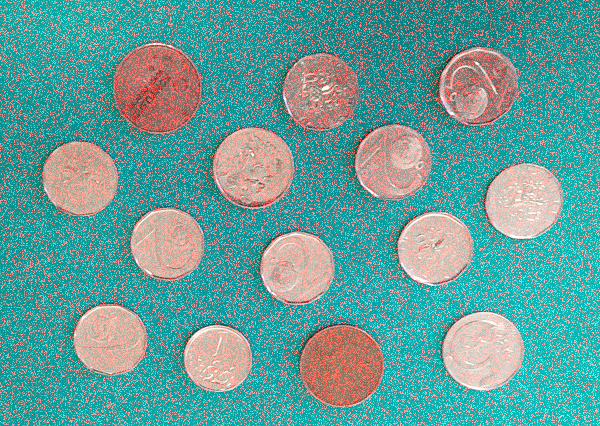
#> input picture Image Processing 2/cv5/data/pvi_cv05_mince_noise.png, 600 x 426 px
$ python main.py
#> lines starting #> are read from the running program, lines starting #| are printed output that depends on the picture; after the words box and inside, x2 and y2 are one past the last pixel; in counts of white or black regions, pixels touching at a corner belong together
import os
import cv2 as cv
import numpy as np
import matplotlib.pyplot as plt
from scipy.ndimage import label


def process_image(path):
    """Processes image for object labeling"""
#> called with path = 'data/pvi_cv05_mince_noise.png'
    # Load image and convert to gray and hue
    image_bgr = cv.imread(path)
#> image_bgr is the input picture: shape (426, 600, 3); mean B, G, R 154, 157.3, 101.5
    image_rgb = cv.cvtColor(image_bgr, cv.COLOR_BGR2RGB)
    image_gr = cv.cvtColor(image_bgr, cv.COLOR_BGR2GRAY)
    image_hue = cv.cvtColor(image_bgr, cv.COLOR_BGR2HSV)[:,:,0]
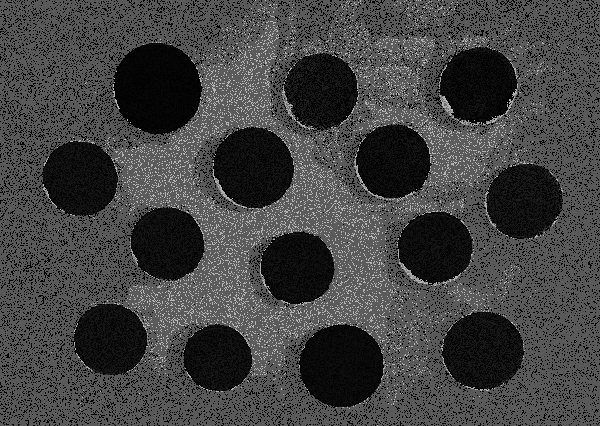
#> image_hue: shape (426, 600); min 0, max 179, mean 65.5

    # Prepare hue mask
    hue_mask = mask_calculation(image_gr, image_hue)

    # Label objects
    classification(image_rgb, hue_mask, 3)

def mask_calculation(image_gr, image_hue):
    """Calculate grayscale and hue masks"""
    # Calculate hists
    hist_gr = cv.calcHist([image_gr], [0], None, [256], [0,256])
#> hist_gr = 256 values, max 5841 at index 109, min 0 at index 0, mean 998.4
    hist_hue = cv.calcHist([image_hue], [0], None, [256], [0,256])
#> hist_hue = 256 values, max 85124 at index 90, min 0 at index 29, mean 998.4

    # Treshold into binary images
    _, binary_gr = cv.threshold(image_gr, 150, 1, cv.THRESH_BINARY)
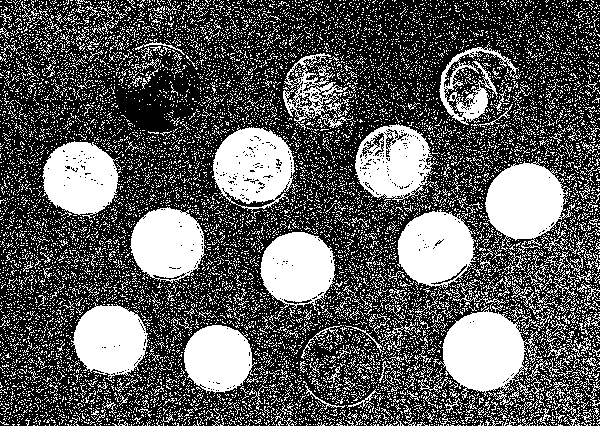
#> binary_gr: shape (426, 600); values 0 (black) and 1 (white), 36.1% white; 12517 white regions (12230 under 20 px), largest, box (x1, y1, x2, y2) and area: (433, 307, 542, 405) 5550, (485, 157, 573, 252) 4864, (212, 125, 296, 213) 4734
    _, binary_hue = cv.threshold(image_hue, 80, 1, cv.THRESH_BINARY_INV)
#> binary_hue: shape (426, 600); values 0 (black) and 1 (white), 35.6% white; 10377 white regions (10332 under 20 px), largest, box (x1, y1, x2, y2) and area: (109, 42, 203, 138) 6467, (295, 324, 384, 408) 5583, (207, 127, 294, 208) 5088

    # Display
    figure = plt.figure("Simple thresholding", figsize=(10,10))
    figure.tight_layout()

    plt.subplot(3,3,1)
    plt.imshow(image_gr, cmap='gray')
    plt.title("Gray Image")
    plt.colorbar()

    plt.subplot(3,3,2)
    plt.plot(hist_gr)
    plt.title("Gray Image Histogram")

    plt.subplot(3,3,3)
    plt.imshow(binary_gr, cmap="jet")
    plt.title("Binary Image from Gray")
    plt.colorbar()

    plt.subplot(3,3,4)
    plt.imshow(image_hue, cmap="jet")
    plt.title("Hue Image")
    plt.colorbar()

    plt.subplot(3,3,5)
    plt.plot(hist_hue)
    plt.title("Hue Image Histogram")

    plt.subplot(3,3,6)
    plt.imshow(binary_hue, cmap="jet")
    plt.title("Binary Image from Hue")
    plt.colorbar()

    plt.show()
#> figure, not shown here; panel 3: curve peaks at x = 109, y = 5841; panel 8: curve peaks at x = 90, y = 85124

    return binary_hue

def classification(image, hue_mask, kernel_size=5):
    """Complete classification task"""
#> called with kernel_size = 3
    # Morphology
    kernel = cv.getStructuringElement(cv.MORPH_RECT, (kernel_size, kernel_size))
    opened = cv.morphologyEx(hue_mask, cv.MORPH_OPEN, kernel)
#> opened: shape (426, 600); values 0 (black) and 1 (white), 25% white; 14 white regions, largest, box (x1, y1, x2, y2) and area: (113, 43, 202, 135) 6309, (299, 325, 384, 407) 5494, (213, 127, 294, 208) 5024
    display_morphology(hue_mask, opened)

    # Region Coloring
    BWLabel, ncc = label(opened)
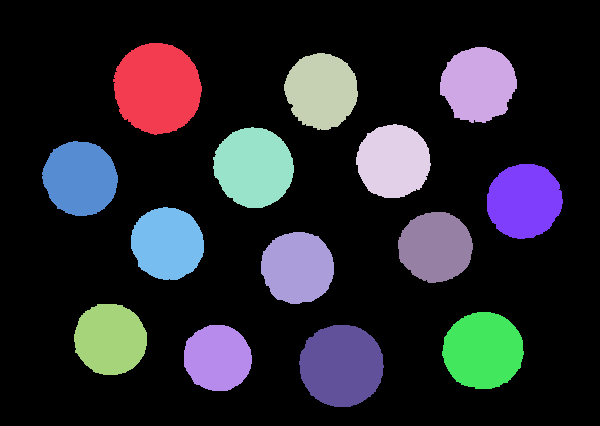
#> BWLabel: shape (426, 600) int32; 15 distinct labels, from 0 to 14; one colour per label, 0 black
#> ncc = 14
    display_coloring(opened, BWLabel)

    # Regions
    regions = find_regions(BWLabel, ncc)
    display_counts(image, regions)

    # Labeling
    display_labels(image, regions)

def display_morphology(initial, post_morphology):
    """Display morphology operation result"""
    figure = plt.figure("Morphology")

    plt.subplot(1,2,1)
    plt.imshow(initial, cmap="jet")
    plt.title("Binary Image from Hue")
    plt.colorbar()

    plt.subplot(1,2,2)
    plt.imshow(post_morphology, cmap="jet")
    plt.title("Binary Image from Hue - Opening")
    plt.colorbar()

    plt.show()

def display_coloring(initial, colored):
    """Display region coloring result"""
    figure = plt.figure("Morphology")

    plt.subplot(1,2,1)
    plt.imshow(initial, cmap="jet")
    plt.title("Binary Image from Hue - Opening")
    plt.colorbar()

    plt.subplot(1,2,2)
    plt.imshow(colored, cmap="jet")
    plt.title("Binary Image from Hue - Label")
    plt.colorbar()

    plt.show()
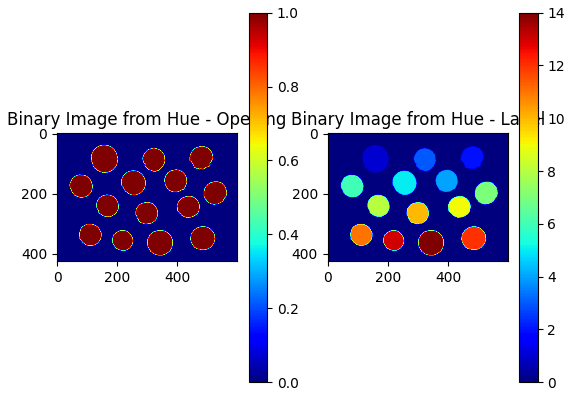
#> figure drawn by matplotlib, 4 panels

def find_regions(labeled: np.ndarray, label_count):
    """Find region centroids and areas"""
#> called with label_count = 14
    regions = []
    # Create a region dict for each label
    for label in range(1,label_count+1):

        # Binary mask for label
        mask = (labeled == label).astype(np.uint8)

        # Calculate label area
        area = np.sum(mask)

        # Get all nonzero indices for each dimension
        ys, xs = np.nonzero(mask)

        # Calculate centroid coordinates
        x = np.mean(xs)
        y = np.mean(ys)

        # Save into a dict
        region = {
            "area": area,
            "centroid": (y,x)
        }
        regions.append(region)
#> this loop made 14 passes
#> (area, x, y, region) on passes 1 to 10: (6309, 157, 87.86, {'area': 6309, 'centroid': (87.86, 157)}), (4434, 478.1, 83.92, {'area': 4434, 'centroid': (83.92, 478.1)}), (4331, 321.1, 90.4, {'area': 4331, 'centroid': (90.4, 321.1)}), (4310, 393, 160.9, {'area': 4310, 'centroid': (160.9, 393)}), (5024, 253.4, 166.9, {'area': 5024, 'centroid': (166.9, 253.4)}), (4397, 79.83, 178, {'area': 4397, 'centroid': (178, 79.83)}), (4466, 523.9, 200.6, {'area': 4466, 'centroid': (200.6, 523.9)}), (4183, 167.1, 243.1, {'area': 4183, 'centroid': (243.1, 167.1)}), (4123, 435.2, 246.6, {'area': 4123, 'centroid': (246.6, 435.2)}), (4158, 297.2, 267.3, {'area': 4158, 'centroid': (267.3, 297.2)})
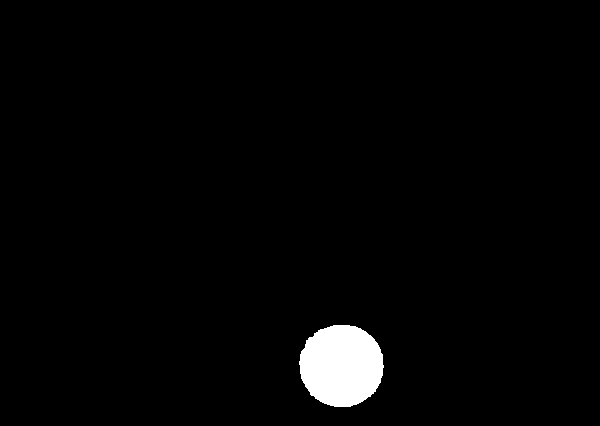
#> mask: shape (426, 600); values 0 (black) and 1 (white), 2.1% white; 1 white region, box (x1, y1, x2, y2) and area: (299, 325, 384, 407) 5494
#> after the loop, regions = 14 items

    return regions

def display_counts(image, regions):
    """Displays pixel count for each object"""
    image = image.copy()
    font = cv.FONT_HERSHEY_SIMPLEX
    fontScale = 1
    color = (0, 0, 255)
    thickness = 1
    for region in regions:
        y, x = region["centroid"]
        size = region["area"]

        cv.putText(image, str(size), (int(x),int(y)), font, fontScale, color, thickness, cv.LINE_AA)
#> this loop made 14 passes
#> (region, y, x, size) on passes 1 to 10: ({'area': 6309, 'centroid': (87.86, 157)}, 87.86, 157, 6309), ({'area': 4434, 'centroid': (83.92, 478.1)}, 83.92, 478.1, 4434), ({'area': 4331, 'centroid': (90.4, 321.1)}, 90.4, 321.1, 4331), ({'area': 4310, 'centroid': (160.9, 393)}, 160.9, 393, 4310), ({'area': 5024, 'centroid': (166.9, 253.4)}, 166.9, 253.4, 5024), ({'area': 4397, 'centroid': (178, 79.83)}, 178, 79.83, 4397), ({'area': 4466, 'centroid': (200.6, 523.9)}, 200.6, 523.9, 4466), ({'area': 4183, 'centroid': (243.1, 167.1)}, 243.1, 167.1, 4183), ({'area': 4123, 'centroid': (246.6, 435.2)}, 246.6, 435.2, 4123), ({'area': 4158, 'centroid': (267.3, 297.2)}, 267.3, 297.2, 4158)
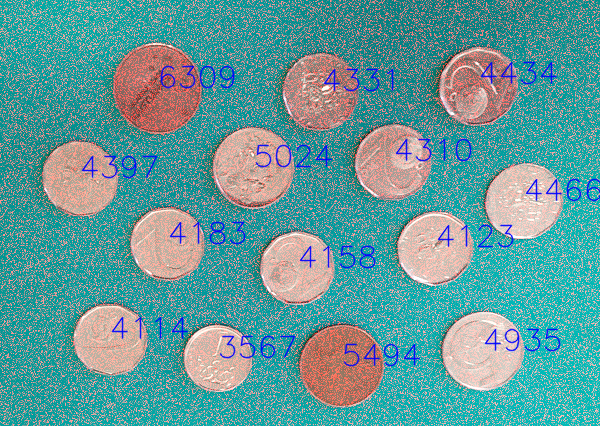
#> image: shape (426, 600, 3); mean R, G, B 99.6, 155, 155.5

    plt.figure("Regions")
    plt.imshow(image)
    plt.show()

def display_labels(image, regions):
    """Dusokays label for each object"""
    image = image.copy()
    font = cv.FONT_HERSHEY_SIMPLEX
#> font = 0
    fontScale = 1
    color = (0, 0, 255)
    thickness = 1
    for region in regions:
        y, x = region["centroid"]
        size = region["area"]

        cv.putText(image, classify_region(size), (int(x),int(y)), font, fontScale, color, thickness, cv.LINE_AA)
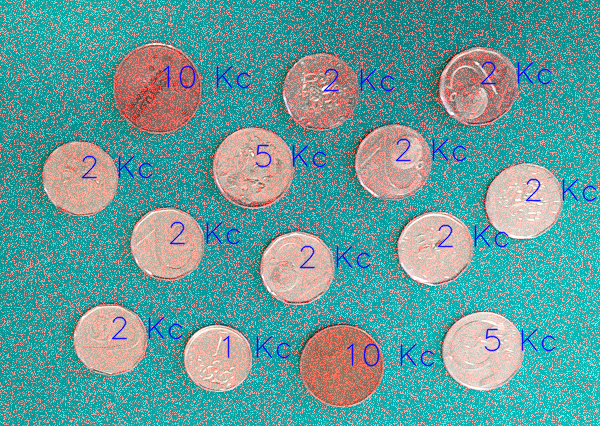
#> image: shape (426, 600, 3); mean R, G, B 100.3, 155.7, 155

    plt.figure("Classification")
    plt.imshow(image)
    plt.show()

def classify_region(size):
    """Assign label according to area"""
    if size < 4000:
        return "1 Kc"
    elif size < 4500:
        return "2 Kc"
    elif size < 5100:
        return "5 Kc"
    else :
        return "10 Kc"

if __name__ == "__main__":

    image_path = os.path.join("data", "pvi_cv05_mince_noise.png")
    process_image(image_path)
